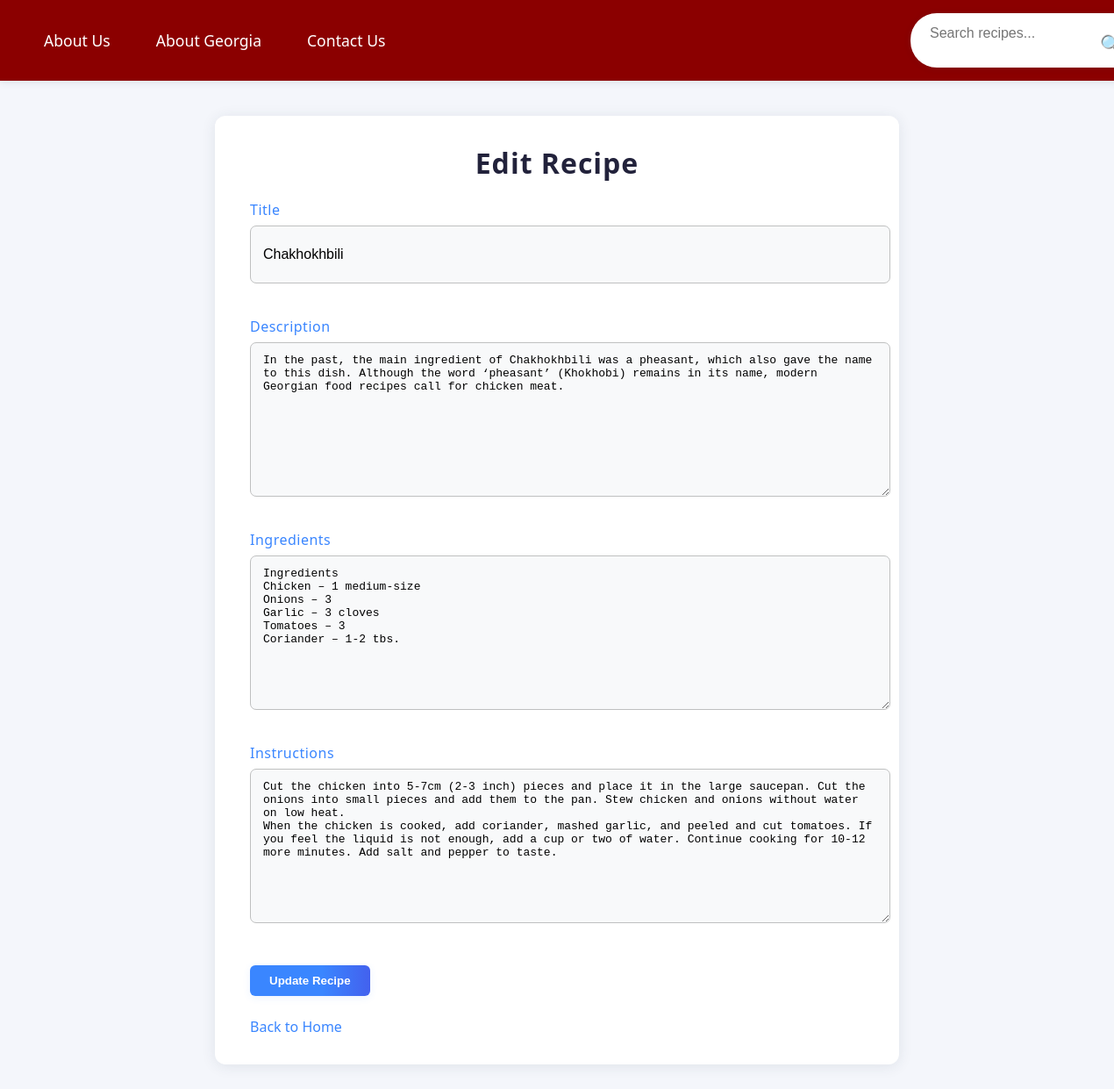
The page /edit/3/ on the database its author committed.
### recept/models.py (models this page shows, shortened)
class Recipe(models.Model):
    title = models.CharField(max_length=200, db_index=True)
    description = models.TextField()
    ingredients = models.TextField(blank=True)
    instructions = models.TextField(blank=True)
    created_at = models.DateTimeField(auto_now_add=True)

### recept/views.py (the view)
# urls.py: path('edit/<int:pk>/', views.edit_recipe, name='edit_recipe'),
def edit_recipe(request, pk):
    recipe = get_object_or_404(Recipe, pk=pk)
    if request.method == 'POST':
        form = RecipeForm(request.POST, instance=recipe)
        if form.is_valid():
            form.save()
            return redirect('home')
    else:
        form = RecipeForm(instance=recipe)
    return render(request, 'recipe_form.html', {'form': form, 'edit': True})

### recept/forms.py
class RecipeForm(forms.ModelForm):
    class Meta:
        model = Recipe
        fields = ['title', 'description', 'ingredients', 'instructions']

### templates/recipe_form.html (shortened to what this page needs)
<!DOCTYPE html>
<html>
  <head>
    {% load static %}
    <link rel="stylesheet" href="{% static 'style.css' %}" />
  </head>
  <body>
    <div class="site-header">
      <div class="nav-center">
        <a href="{% url 'home' %}">About Us</a>
        <a href="#">About Georgia</a>
        <a href="#">Contact Us</a>
      </div>
      <form class="search-bar" method="get" action="{% url 'recipe_search' %}">
        <input type="text" name="q" placeholder="Search recipes..." />
        <button type="submit">&#128269;</button>
      </form>
    </div>
    <div class="container">
      <h1>{% if edit %}Edit{% else %}Add{% endif %} Recipe</h1>
      <form method="post" class="modern-form">
        <div class="form-group">
          <label for="id_title">Title</label>
          {{ form.title }}
        </div>
        <div class="form-group">
          <label for="id_description">Description</label>
          {{ form.description }}
        </div>
        <div class="form-group">
          <label for="id_ingredients">Ingredients</label>
          {{ form.ingredients }}
        </div>
        <div class="form-group">
          <label for="id_instructions">Instructions</label>
          {{ form.instructions }}
        </div>
        <button type="submit" class="add-btn">
          {% if edit %}Update{% else %}Add{% endif %} Recipe
        </button>
      </form>
      <a href="{% url 'home' %}">Back to Home</a>
    </div>
  </body>
</html>

### static/style.css (style rules this page uses)
body { background: #f4f6fb; font-family: "Segoe UI", Arial, sans-serif; margin: 0; padding: 0; }
h1 { color: #22223b; text-align: center; margin-top: 0; letter-spacing: 1px; }
a { color: #3a86ff; text-decoration: none; font-weight: 500; transition: color 0.2s; }
.container { max-width: 700px; margin: 40px auto; background: #fff; border-radius: 12px; box-shadow: 0 2px 16px rgba(44, 62, 80, 0.1); padding: 32px 40px; }
.site-header, header { display: flex; justify-content: space-between; align-items: center; background: #8b0000; color: #fff; padding: 15px 30px; margin-bottom: 32px; box-shadow: 0 2px 8px rgba(44, 62, 80, 0.1); position: sticky; top: 0; z-index: 100; width: 100vw; left: 0; margin: 0; border-radius: 0; }
.nav-center { display: flex; gap: 32px; }
.nav-center a { color: #fff; font-size: 1.1em; margin-left: 20px; }
.search-bar { display: flex; align-items: center; background: #fff; border-radius: 30px; padding: 4px 14px; box-shadow: 0 1px 8px rgba(44, 62, 80, 0.1); }
.search-bar input[type="text"] { border: none; outline: none; padding: 10px 8px; font-size: 1em; border-radius: 30px; background: transparent; width: 180px; transition: width 0.3s; }
.search-bar button { background: none; border: none; color: #3a86ff; font-size: 1.3em; cursor: pointer; padding: 0 6px; transition: color 0.2s; }
.add-btn, button.add-btn { display: inline-block; background: linear-gradient(90deg, #3a86ff 60%, #4361ee 100%); color: #fff; padding: 10px 22px; border-radius: 6px; margin-bottom: 24px; font-weight: 600; border: none; cursor: pointer; transition: background 0.2s; box-shadow: 0 2px 8px rgba(58, 134, 255, 0.1); }
form input[type="text"], form textarea { width: 100%; padding: 10px; margin-bottom: 16px; border: 1px solid #bfc0c0; border-radius: 5px; font-size: 1em; background: #f8f9fa; transition: border 0.2s; }
form button[type="submit"] { margin-top: 10px; }
.modern-form .form-group { margin-bottom: 22px; display: flex; flex-direction: column; }
.modern-form label { font-weight: 500; color: #3a86ff; margin-bottom: 7px; letter-spacing: 0.5px; }
.modern-form input[type="text"], .modern-form textarea { border: 1.5px solid #bfc0c0; border-radius: 7px; padding: 12px 14px; font-size: 1em; background: #f8f9fa; transition: border 0.2s, box-shadow 0.2s; resize: vertical; min-height: 40px; }
.modern-form textarea { min-height: 80px; }
.modern-form button[type="submit"] { margin-top: 10px; }

### rows shown on the page
Recipe: title "Chakhokhbili", description "In the past, the main ingredient of Chakhokhbili was a pheasant, which also gave the name to this dish. Although the word ‘pheasant’ (Khokhobi) remains in its name, modern Georgian food recipes call for chicken meat.", ingredients "Ingredients Chicken – 1 medium-size Onions – 3 Garlic – 3 cloves Tomatoes – 3 Coriander – 1-2 tbs.", instructions "Cut the chicken into 5-7cm (2-3 inch) pieces and place it in the large saucepan. Cut the onions into small pieces and add them to the pan. Stew chicken and onions without water on low heat. When the chicken is cooked, add coriander, mashed garlic, and peeled and cut tomatoes. If you feel the liquid is not enough, add a cup or two of water. Continue cooking for 10-12 more minutes. Add salt and pepper to taste."
